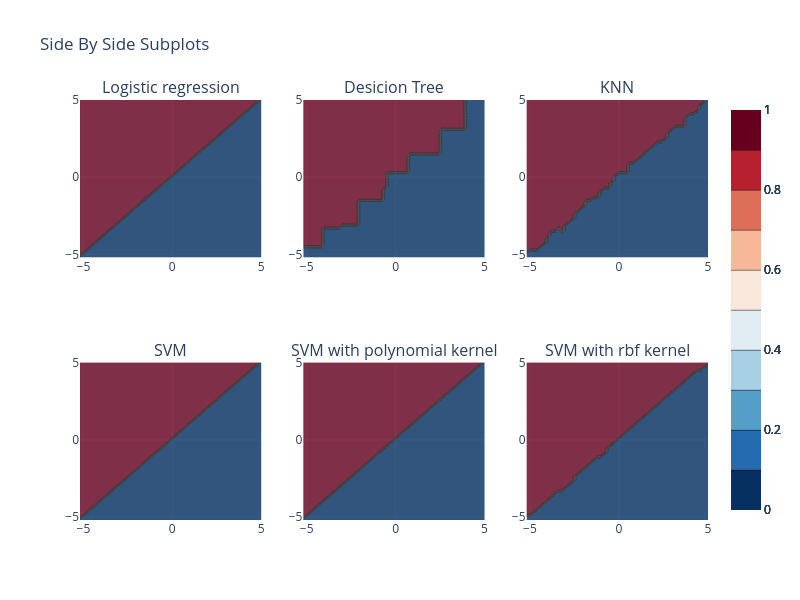

The code cell stored with this chart in its notebook:
### Code cell
Zs = []

for model in models:
    model.fit(X, y_linear)
    Z = model.predict(np.c_[xx.ravel(), yy.ravel()])
    Z = Z.reshape(xx.shape)
    Zs.append(Z)

plot_all_classifiers(Zs)
